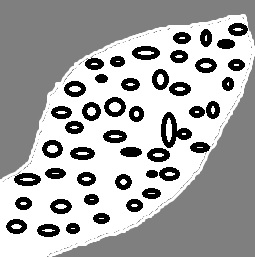
#> input picture dots.jpg, 255 x 257 px
$ python count_contours.py
#> lines starting #> are read from the running program, lines starting #| are printed output that depends on the picture; after the words box and inside, x2 and y2 are one past the last pixel; in counts of white or black regions, pixels touching at a corner belong together
import cv2
import numpy as np
import matplotlib.pyplot as plt

# Load the image
image = cv2.imread("dots.jpg")
#> image is the input picture: shape (257, 255, 3); min 0, max 255, mean 168.3

# Convert the image to grayscale
gray = cv2.cvtColor(image, cv2.COLOR_BGR2GRAY)

# Apply binary thresholding
_, thresh = cv2.threshold(gray, 50, 255, cv2.THRESH_BINARY_INV)
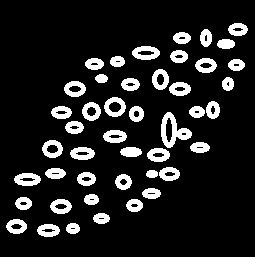
#> thresh: shape (257, 255); 12.8% white; 45 white regions

# Find contours
contours, _ = cv2.findContours(thresh, cv2.RETR_EXTERNAL, cv2.CHAIN_APPROX_SIMPLE)
#> contours = 45 contours; largest, box (x1, y1, x2, y2) and area: (161, 112, 192, 148) 552, (104, 97, 126, 117) 310, (132, 46, 160, 60) 281, (42, 140, 63, 158) 267, (152, 69, 169, 90) 254

# Count the number of contours (dots)
number_of_dots = len(contours)
#> number_of_dots = 45
print(f"Number of black dots: {number_of_dots}")
#| Number of black dots: 45

# Draw the contours on the original image (optional)
output_image = cv2.drawContours(image.copy(), contours, -1, (0, 255, 0), 2)
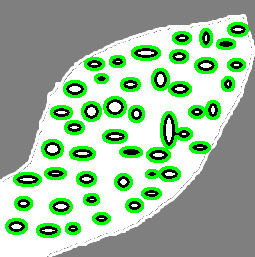
#> output_image: shape (257, 255, 3); mean B, G, R 156.1, 186, 156.1

# Display the original image with contours
plt.imshow(cv2.cvtColor(output_image, cv2.COLOR_BGR2RGB))
plt.show()

$ run again, with 2.jpg copied over dots.jpg
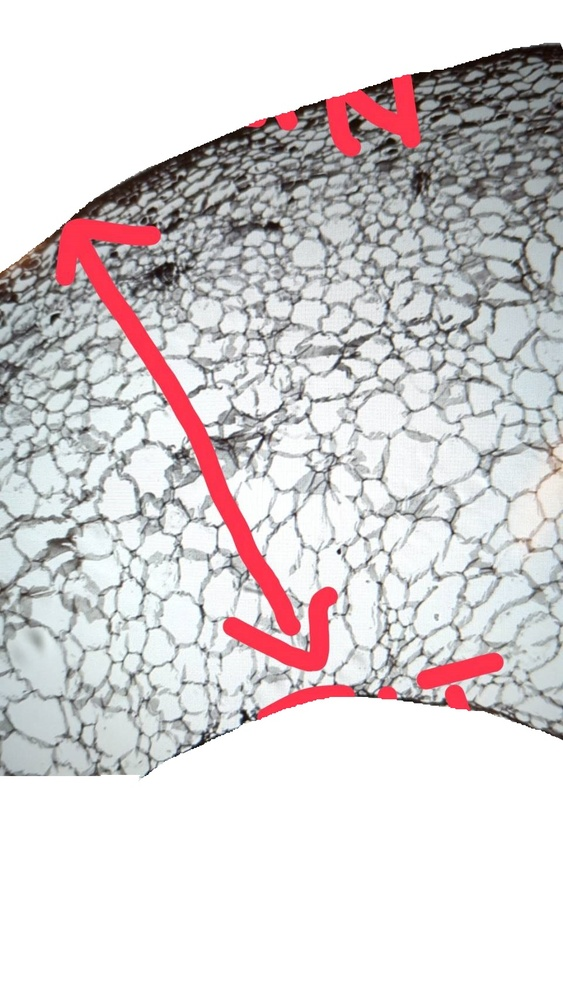
#> input picture 2.jpg, 563 x 1000 px, shrunk from 960 x 1706 before the run
#> image is the input picture: shape (1000, 563, 3); mean B, G, R 210.3, 209, 214.6
#> `_, thresh = cv2.threshold(gray, 50, 255, cv2.THRESH_BINARY_INV)`:
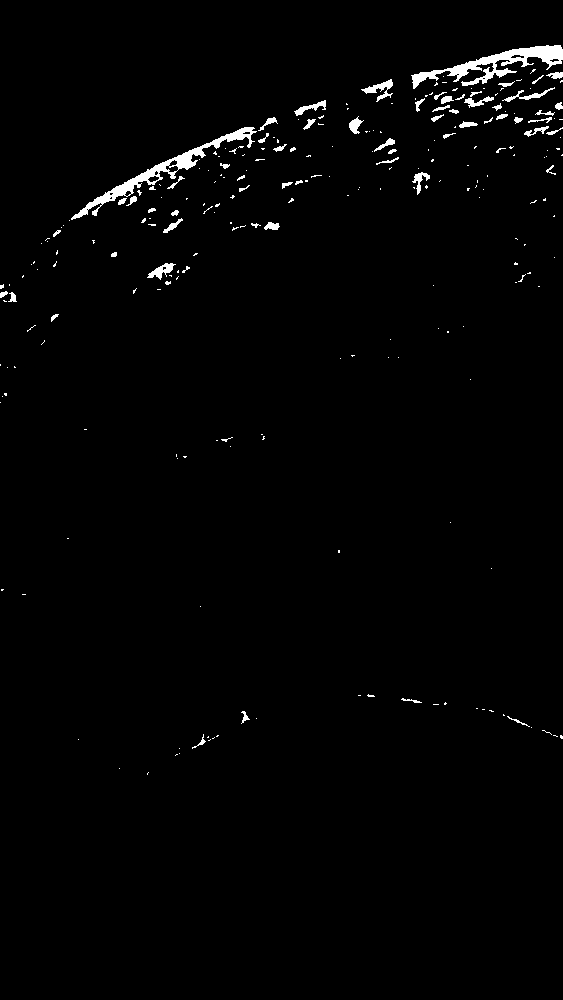
#> thresh: shape (1000, 563); 1.5% white; 253 white regions (191 under 20 px)
#> contours = 253 contours, 211 with area under 20; largest, box (x1, y1, x2, y2) and area: (71, 127, 257, 220) 1729, (411, 45, 563, 89) 1691, (361, 79, 393, 102) 193, (147, 263, 176, 280) 177, (294, 100, 326, 116) 130
#> number_of_dots = 253
#| Number of black dots: 253
#> `output_image = cv2.drawContours(image.copy(), contours, -1, (0, 255, 0..`:
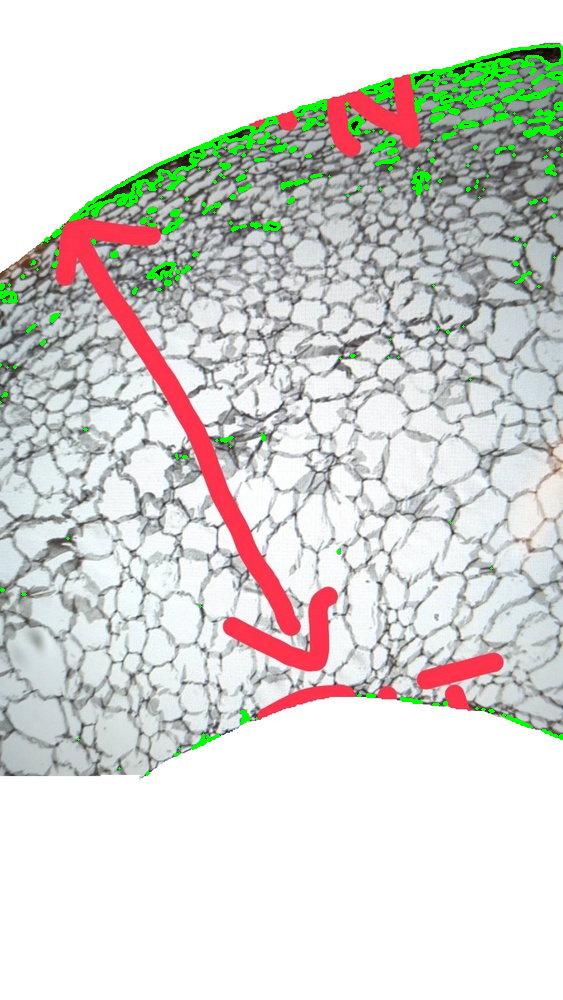
#> output_image: shape (1000, 563, 3); mean B, G, R 209.1, 213.7, 213.1
